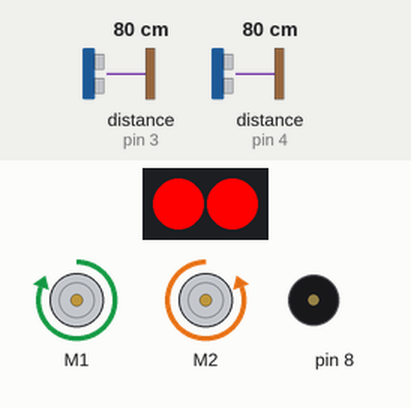
This sketch was run on a simulated Arduino Uno, built with avr-gcc and run on an emulated ATmega328P. On the bench: 2 RGB LEDs in strip order, left to right, 2 × DC motor (green arrow = forward, orange = backward, longer = faster), buzzer (waves = sounding). The inputs (shaded band) are chosen by the test bench; at power-on: distance to the obstacle (sensors on pin 3, pin 4) 80 cm.

Above: at 1.0 s.
At 6.3 s:
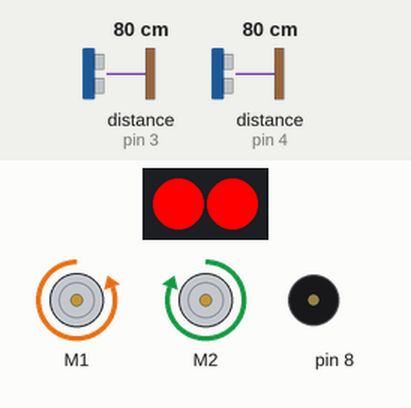
6.4 s: distance to the obstacle (sensor on pin 3) set to 2 cm
At 6.8 s:
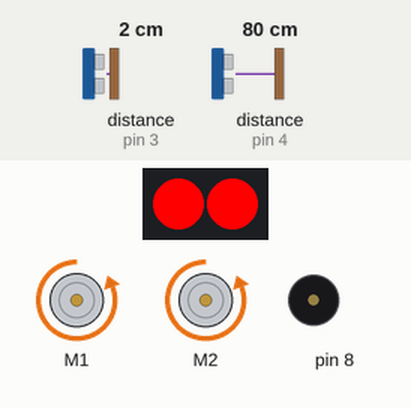
9.9 s: distance to the obstacle (sensor on pin 3) set to 120 cm
Timing chart, 0 to 19.4 s (numbered marks = the images above; inputs shaded):
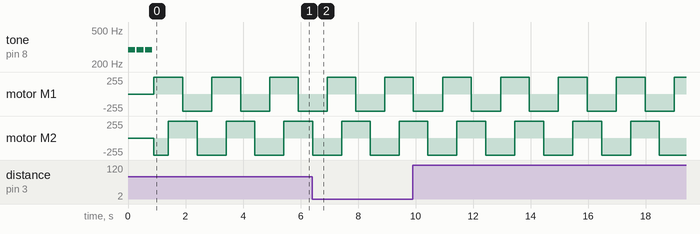

The sketch:

destroyer_robot.ino
```cpp
#include "MeMCore.h"

MeDCMotor motor1(M1);
MeDCMotor motor2(M2);

MeUltrasonicSensor ultraSensor1(PORT_3);
MeUltrasonicSensor ultraSensor2(PORT_4);
MeLineFollower linefollower_1(PORT_1);
MeLineFollower linefollower_2(PORT_2);
MeRGBLed rgbled_1(7, 2);
MeBuzzer buzzer;

uint8_t motorSpeed = 255;

bool targetFound = false;

void drive(bool forward, int speed)
{
  if (forward)
  {
    motor1.run(-speed);
    motor2.run(speed);
  }
  else
  {
    motor1.run(speed);
    motor2.run(-speed);
  }
}

void turn(bool left, int speed)
{
  if (left)
  {
    motor1.run(speed);
    motor2.run(speed);
  }
  else
  {
    motor1.run(-speed);
    motor2.run(-speed);
  }
}

void stop()
{
  motor1.stop();
  motor2.stop();
}

void reactToLine() {
  if (linefollower_1.readSensors() != 3) {
    drive(false, 255);
    delay(500);
    turn(true, 255);
    delay(500);

  }

  if (linefollower_2.readSensors() != 2) {
    drive(true, 255);
    delay(500);
    turn(false, 255);
    delay(500);
  }
}

void look(int speed)
{
  if (targetFound) return;
  turn(true, speed);
}

void charge(int speed)
{
  if (ultraSensor1.distanceCm() <= 65)
  {
    drive(true, speed);
    targetFound = true;

  }
  else if (ultraSensor2.distanceCm() <= 65)
  {
    drive(false, speed);
    targetFound = true;

  }
  else
  {
    targetFound = false;
  }
}

void setup()
{
  Serial.begin(9600);

  rgbled_1.setColor(0, 255, 0, 0);
  rgbled_1.show();

  buzzer.tone(293.66, 0.25 * 1000);
  delay(50);
  buzzer.tone(293.66, 0.25 * 1000);
  delay(50);
  buzzer.tone(293.66, 0.25 * 1000);
  delay(50);
}

void loop()
{
  reactToLine();

  look(200);

  charge(255);
}
```

Measured:
- by itself, motor M1, motor M2: alternates forward 255/255 for 1.0 s and backward 255/255 for 1.0 s
